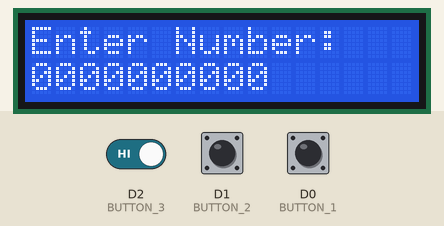
Simulated run of this sketch. Board: ESP8266 (NodeMCU). Parts: 16×2 character LCD. The inputs (shaded band) are chosen by the test bench; at power-on: D1 (BUTTON_2) HIGH, D0 (BUTTON_1) HIGH, D2 (BUTTON_3) HIGH.

Above: at 1.3 s.
1.4 s: D1 (BUTTON_2) pulled LOW for 1 s
At 3.1 s:
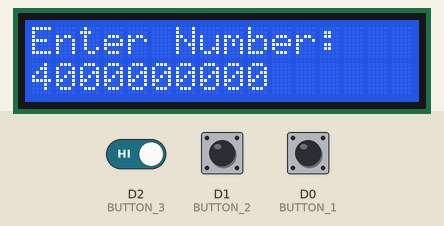
3.9 s: D1 (BUTTON_2) pulled LOW for 0.15 s
At 5.3 s:
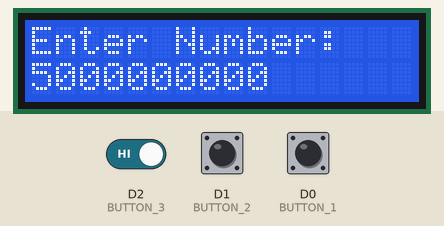
5.6 s: D0 (BUTTON_1) pulled LOW for 3.2 s
At 6.32 s:
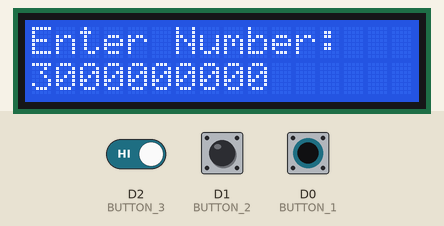
10.3 s: D2 (BUTTON_3) driven LOW
13.3 s: D1 (BUTTON_2) pulled LOW for 3.2 s
At 16.4 s:
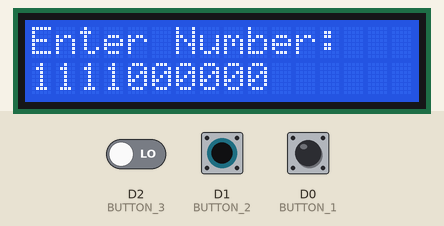
18.0 s: D2 (BUTTON_3) driven HIGH
Timing chart, 0 to 20.5 s (numbered marks = the images above; inputs shaded):
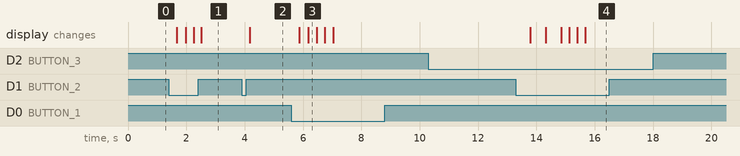

Measured:
- after the input at 1.4 s, the display: first changes after 0.27 s (image 1 shows a later state)
- after the input at 3.9 s, the display: changes after 0.28 s (image 2)
- after the input at 5.6 s, the display: first changes after 0.28 s (image 3 shows a later state)
- after the input at 10.3 s, every drawn part: stays the same
- after the input at 13.3 s, the display: first changes after 0.49 s (image 4 shows a later state)
- after the input at 18.0 s, every drawn part: stays the same

The sketch:

button_test.ino
```cpp
int BUTTON_1 = D0;
int BUTTON_2 = D1;
int BUTTON_3 = D2;
int confirm_counter=0;
int i;
char string_phonenumber[12] = {'+','1',0,0,0,0,0,0,0,0,0,0};
int phoneNumber[10] = {0,0,0,0,0,0,0,0,0,0};
int state = 0;
int value;
int value_2;
int value_3;
int number = 0;
#include <LiquidCrystal_I2C.h>
LiquidCrystal_I2C lcd(0x27,  16, 2);

void setup() {
  // put your setup code here, to run once:

  lcd.init();
  lcd.begin(16, 2);
  lcd.backlight();

 pinMode(BUTTON_1, INPUT);
 pinMode(BUTTON_2, INPUT);
 pinMode(BUTTON_3, INPUT);

 //Serial.begin(115200);
}

void loop() {
  // put your main code here, to run repeatedly:
lcd.setCursor(0, 0);
lcd.print("Enter Number:");
printPhoneNumber();


  value = digitalRead(BUTTON_1);//left button//
  if(value == LOW)
  {
    state=(state-1);
    if(state<0)
    {
      state = 0;
    }

    delay(250);
    phoneNumber[number] = state;
    printPhoneNumber();

  }

  value_2 = digitalRead(BUTTON_2);//right button//
if(value_2==LOW)
{
  state = (state+1);
  if(state>9)
    {
      state = 9;
    }
  delay(250);
  phoneNumber[number] = state;
     printPhoneNumber();

}

  value_3 = digitalRead(BUTTON_3);//set button//
  if (value_3 == LOW)
  {
number = number + 1;
confirm_counter++;
if(number>10)
    {
      number = 0;
    }
 if(confirm_counter>15)
 {
  confirm_counter = 15;
 }
state = 0;
delay (250);
  }


while(confirm_counter == 15)
{

      lcd.setCursor(0,0);
      lcd.print("Confirm Number:  ");
      lcd.setCursor(0,1);
      lcd.print("Yes       No     ");

    value = digitalRead(BUTTON_1); // Re-read BUTTON_1
    value_2 = digitalRead(BUTTON_2); // Re-read BUTTON_2

      if(value == LOW)
      {
        for (i = 0; i < 10; i++) {
            string_phonenumber[i+2] = phoneNumber[i] + '0'; // Convert int to char
        }
        string_phonenumber[12] = '\0'; // Null-terminate the string
        lcd.clear();
        lcd.setCursor(0, 0);
        lcd.print("Number saved    ");
        lcd.setCursor(0,1);
        lcd.print(string_phonenumber);
        delay(2000);
        lcd.clear();
        confirm_counter = 0; // Exit the confirmation loop
        number=0;
       // Serial.println("Phone Number as String: ");
       // Serial.println(string_phonenumber);

      }
     else if(value_2 == LOW)
      {
        lcd.clear();
        confirm_counter = 0;
        number = 0;

      }
delay(250);


}


}


void printPhoneNumber()
{

  lcd.setCursor(number, 1);
  for (i = number; i<10; i++)
{

  lcd.print(phoneNumber[i]);
}
}
```
